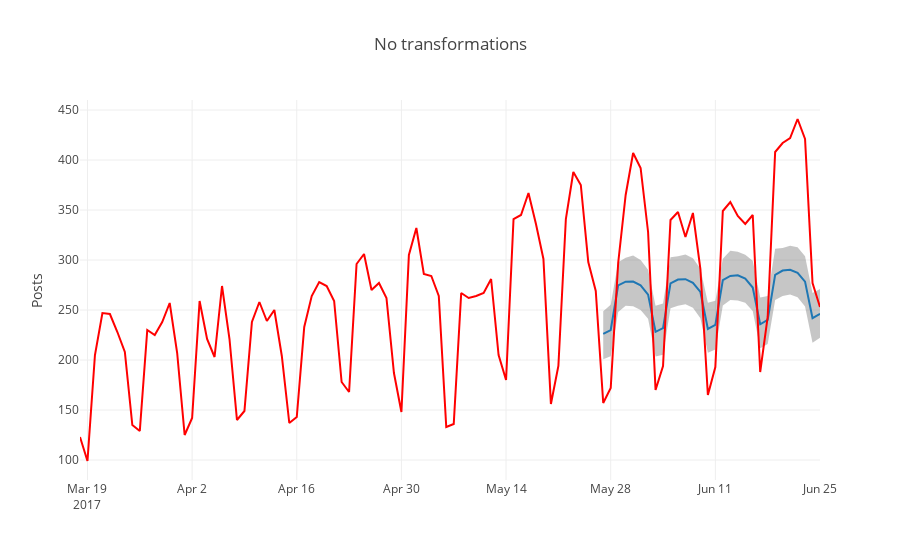
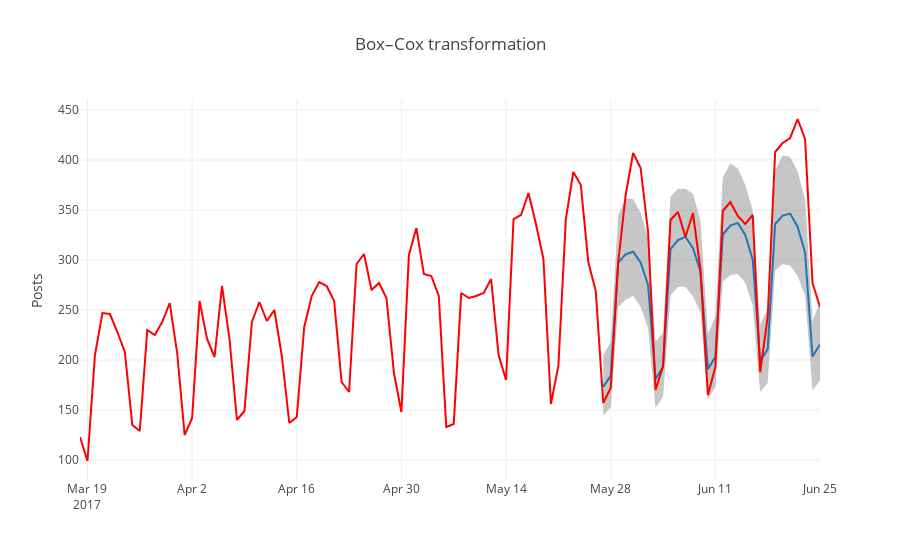

The code cell stored with these charts, in order, in its notebook:
### Markdown cell above
So, we can definitely state an increase in the quality of the model.

Finally, let's plot our previous performance with the latest results side-by-side. Note that we use `prediction_size` for the third parameter in order to zoom in on the interval being predicted:

### Code cell
show_forecast(cmp_df, prediction_size, 100, 'No transformations')
show_forecast(cmp_df2, prediction_size, 100, 'Box–Cox transformation')
